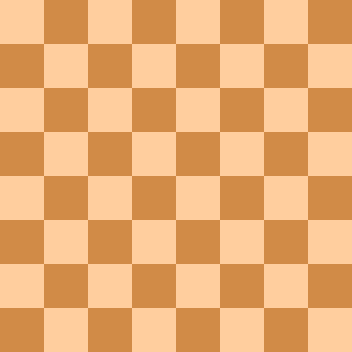
#> input picture OpenCV/Tutorial/DATA/flat_chessboard.png, 352 x 352 px
$ python corner_detection.py
#> lines starting #> are read from the running program, lines starting #| are printed output that depends on the picture; after the words box and inside, x2 and y2 are one past the last pixel; in counts of white or black regions, pixels touching at a corner belong together
import cv2
import numpy as np
import matplotlib.pyplot as plt

flat_chess = cv2.imread('DATA/flat_chessboard.png')
#> flat_chess is the input picture: shape (352, 352, 3); mean B, G, R 114.5, 172.5, 232

flat_chess= cv2.cvtColor(flat_chess, cv2.COLOR_BGR2RGB)

plt.imshow(flat_chess)
plt.pause(1)

gray_flat_chess = cv2.cvtColor(flat_chess, cv2.COLOR_BGR2GRAY)
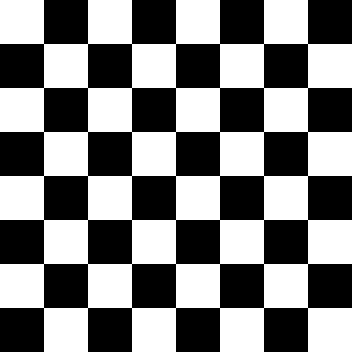
#> gray_flat_chess: shape (352, 352); values 127 (black) and 197 (white), 50% white; 1 white region, box (x1, y1, x2, y2) and area: (0, 0, 352, 352) 61952

plt.imshow(gray_flat_chess, cmap='gray')
plt.pause(1)
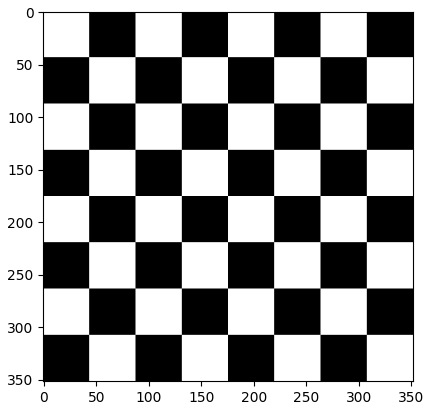
#> figure drawn by matplotlib, 1 panel

real_chess = cv2.imread('DATA/real_chessboard.jpg')
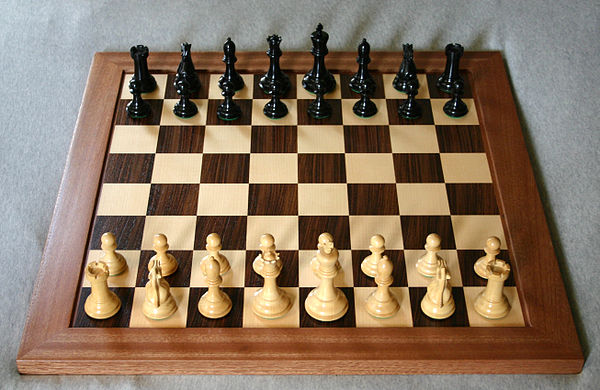
#> input picture OpenCV/Tutorial/DATA/real_chessboard.jpg, 600 x 390 px
#> real_chess is the input picture: shape (390, 600, 3); mean B, G, R 98.1, 117.7, 137.5

real_chess = cv2.cvtColor(real_chess, cv2.COLOR_BGR2RGB)


plt.imshow(real_chess)
plt.pause(1)
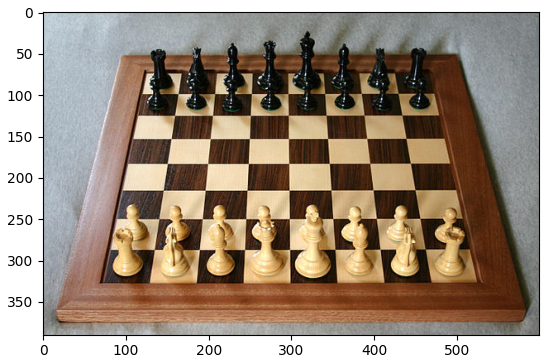
#> figure drawn by matplotlib, 1 panel
